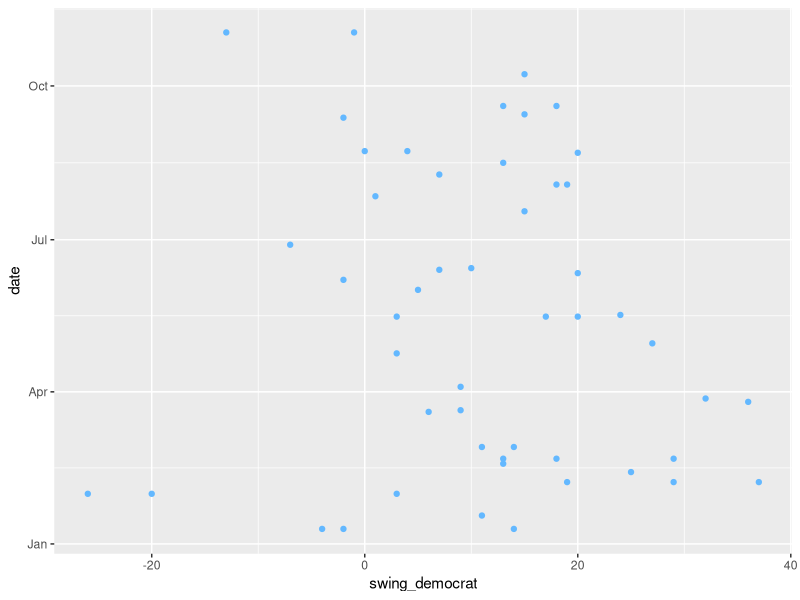

Write R code to recreate this figure.
## ---- chunk 1
library(tidyverse)
data <- read_csv("data/overperformance.csv")
data
## ---- chunk 2
data |> 
  mutate(date = as.Date(date, format = "%m/%d/%y")) |> 
  ggplot(aes(x = swing_democrat, y = date)) +
  geom_point(color = "steelblue1")
